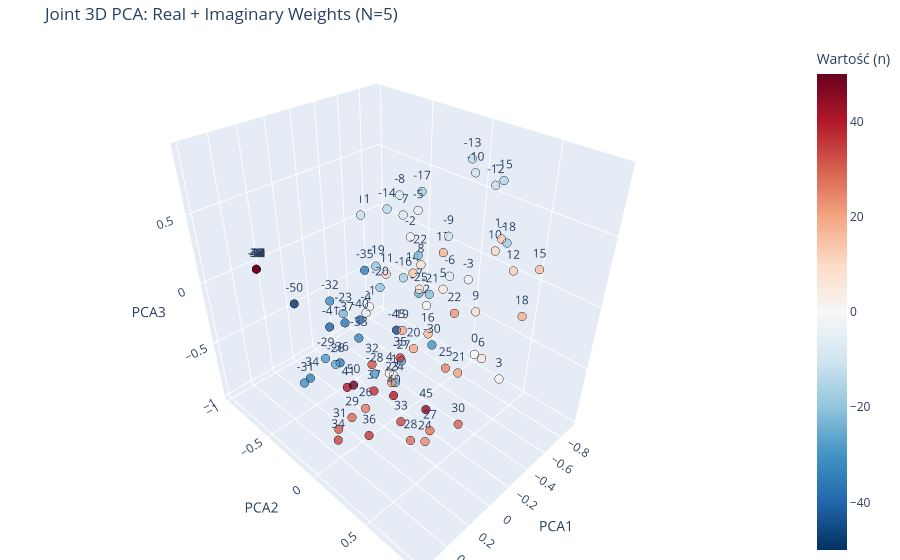

Write notebook code for a chart like this one.
### Code cell
def plot_joint_complex_pca_3d(model, N=6):
    w_re = model.unembed_re.weight.detach().cpu().numpy()
    w_im = model.unembed_im.weight.detach().cpu().numpy()

    output_offset = 2 * N * N
    
    min_val, max_val = -2 * N * N, 2 * N * N
    active_indices = []
    labels = []
    
    for val in range(min_val, max_val + 1):
        idx = val + output_offset
        if 0 <= idx < w_re.shape[0]:
            active_indices.append(idx)
            labels.append(val)
            
    re_weights = w_re[active_indices]
    im_weights = w_im[active_indices]
    
    joint_weights = np.concatenate([re_weights, im_weights], axis=1)

    pca = PCA(n_components=3)
    embeds_3d = pca.fit_transform(joint_weights)
    
    df = pd.DataFrame(embeds_3d, columns=['PCA1', 'PCA2', 'PCA3'])
    df['label'] = labels
    
    fig = px.scatter_3d(
        df, x='PCA1', y='PCA2', z='PCA3',
        color='label', text='label',
        color_continuous_scale='RdBu_r',
        title=f"Joint 3D PCA: Real + Imaginary Weights (N={N})",
        labels={'label': 'Wartość (n)'},
        opacity=0.8
    )

    fig.update_traces(
        marker=dict(size=5, line=dict(width=1, color='Black')),
        textposition='top center'
    )

    fig.update_layout(
        margin=dict(l=0, r=0, b=0, t=40)
    )
    
    fig.show()

plot_joint_complex_pca_3d(model, N=5)
